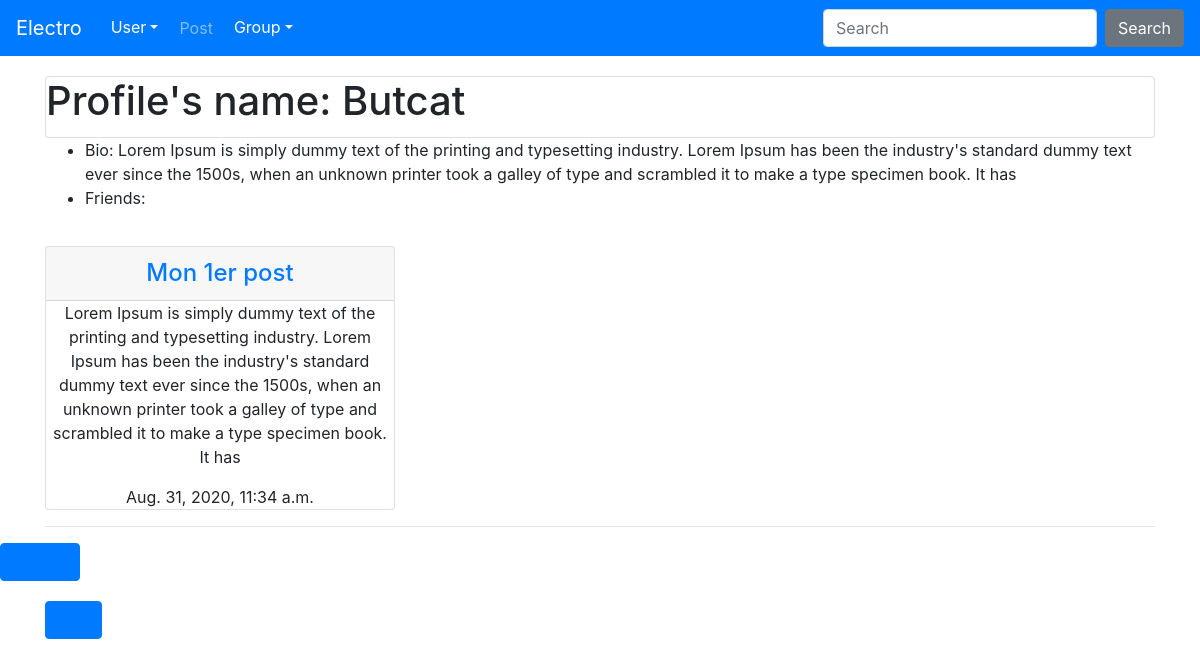
The app's page /electro/user/1/ (signed in), older data.
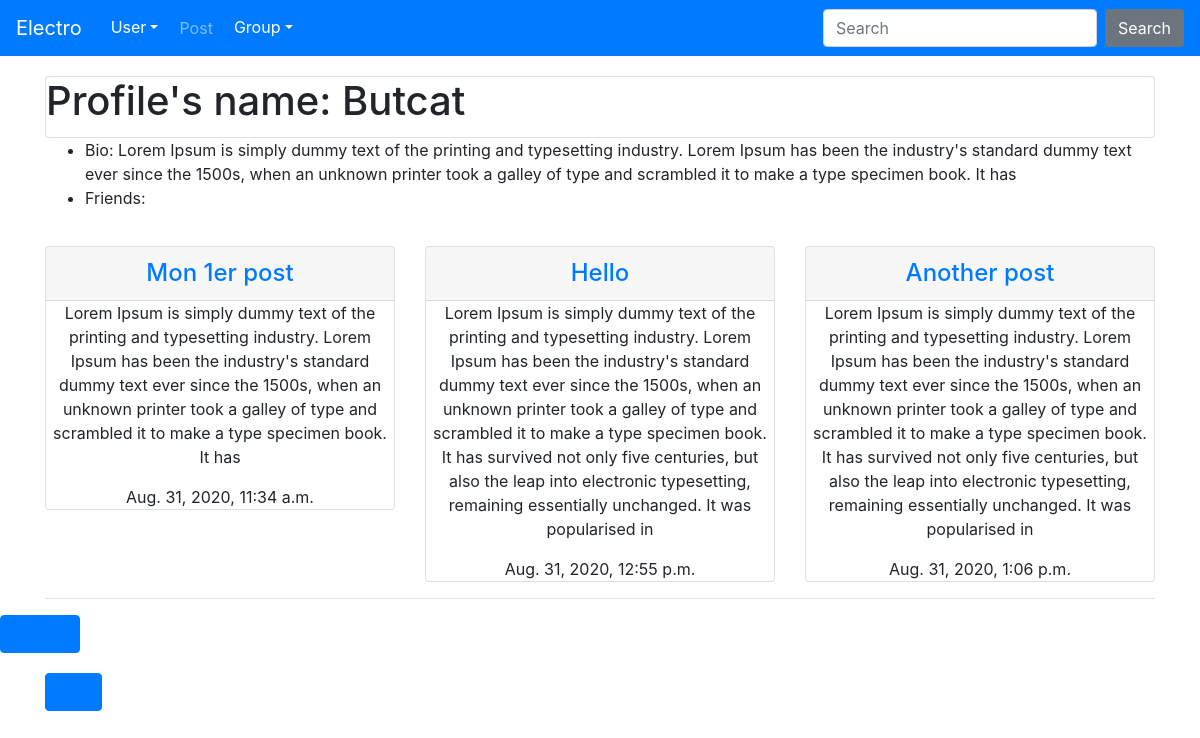
The same page, newer data.
### electro_social/models.py (models this page shows, shortened)
class Profile(models.Model):
    user = models.OneToOneField(settings.AUTH_USER_MODEL,
    on_delete=models.CASCADE)
    profile_picture = models.ImageField(upload_to='img', blank=True, null=True)
    description = models.TextField(blank=True)
    birth_date = models.DateField(null=True, blank=True)
    followers = models.ManyToManyField(settings.AUTH_USER_MODEL, blank=True, related_name="followers")
    class Meta():
        ordering = ['user']

### posts/models.py (models this page shows, shortened)
class Post(models.Model):
    title = models.CharField(max_length=40)
    content = models.TextField()
    post_img = models.ImageField(upload_to='img', blank=True, null=True)
    date_post = models.DateTimeField('date published',auto_now_add=True)
    user = models.ForeignKey(settings.AUTH_USER_MODEL,
    on_delete=models.CASCADE)
    like = models.ManyToManyField(User, related_name='likes',
    blank=True)
    group = models.ForeignKey(Group, on_delete=models.CASCADE,
    blank=True, null=True)
    class Meta:
        ordering = ['date_post']

### electro_social/views.py (the view)
# urls.py: path('user/<int:pk>/', views.DetailUserProfile.as_view(), name='detail'),
class DetailUserProfile(DetailView):
    template_name = 'users/user_detail.html'
    def get_object(self):
        return Profile.objects.filter(user=self.kwargs['pk'])
    def get_context_data(self, **kwargs):
        context = super(DetailUserProfile, self).get_context_data(**kwargs)
        context['infos'] = self.get_object()
        context['posts'] = Post.objects.all().filter(user=self.kwargs['pk'])
        context['post_numbers'] = Post.objects.filter(user=self.kwargs['pk']).count()
        context['groups'] = Group.objects.filter(members=self.kwargs['pk'])
        return context

### electro_social/templates/users/user_detail.html (shortened to what this page needs)
{% extends 'base.html' %}
{% load static %}
{% block page_content %}
{% if user.is_authenticated %}
<div class="padding">
	<div class="container">
		<div class="card">
			{% for info in infos %}
			<h1 class="card-title"> Profile's name: {{ info.user }} </h1>
		</div>
		<ul>
			<li class="card-text">Bio: {{ info.description }}</li>
			{% if not info.friends %}
			<li class="card-text">Friends: {{ info.friends.count }}</li>
			{% else %}
			<li>No friends</li>
			{% endif %}
			{% endfor %}
		</ul>
	</div>
</div>
<div class="container">
          {%  for post in posts  %}
              {% if forloop.counter0|divisibleby:3 %} <div class="row text-center"> {%  endif %}
                <div class="col-md-4">
                    <div class="card">
                        <div class="card-content">
													<h4 class="card-header"><a href="{% url 'posts:detail' post.pk %}">{{ post.title }}</a></h4>
													<p class="card-text">{{ post.content }}</p>
													<p class="card-text">{{ post.date_post }}</p>
                        </div>
                    </div>
                </div>
          {%  if forloop.counter|divisibleby:3 or forloop.last %}</div><hr>{%  endif %}
          {%  endfor %}
        </div>
			<div class="btn btn-primary">
			<a href="{% url 'electro:accept' user.id %}">Accept</a>
			</div>
				<div class="padding">
				  <div class="container">
						<div class="btn btn-primary">
						<a href="{% url 'electro:add' user.id %}">Add</a>
					</div>
    </div>
</div>
{% endif %}
{% endblock %}

Row changes from the older to the newer data that the page shows:
added Post: title "Hello", content "Lorem Ipsum is simply dummy text of the printing and typesetting industry. Lorem Ipsum has been the industry's standard dummy text ever since the 1500s, when an unknown printer took a galley of type and scrambled it to make a type specimen book. It has survived not only five centuries, but also the leap into electronic typesetting, remaining essentially unchanged. It was popularised in", date_post "Aug. 31, 2020, 12:55 p.m."
added Post: title "Another post", content "Lorem Ipsum is simply dummy text of the printing and typesetting industry. Lorem Ipsum has been the industry's standard dummy text ever since the 1500s, when an unknown printer took a galley of type and scrambled it to make a type specimen book. It has survived not only five centuries, but also the leap into electronic typesetting, remaining essentially unchanged. It was popularised in", date_post "Aug. 31, 2020, 1:06 p.m."
